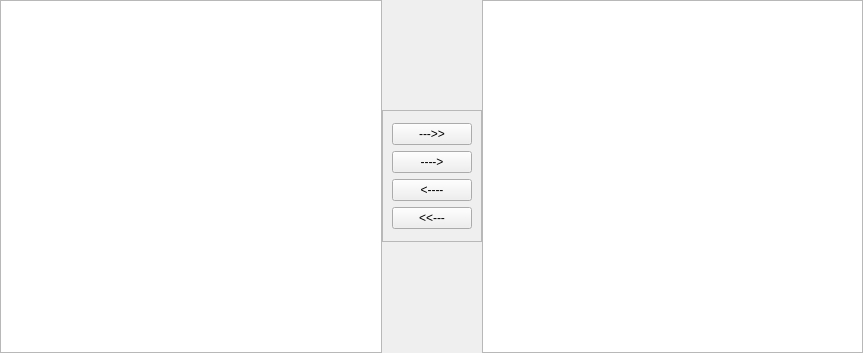
<?xml version="1.0" encoding="UTF-8"?>
<ui version="4.0">
 <class>Form</class>
 <widget class="QWidget" name="Form">
  <property name="geometry">
   <rect>
    <x>0</x>
    <y>0</y>
    <width>863</width>
    <height>353</height>
   </rect>
  </property>
  <property name="windowTitle">
   <string>Form</string>
  </property>
  <layout class="QGridLayout" name="gridLayout_2">
   <property name="margin">
    <number>0</number>
   </property>
   <property name="spacing">
    <number>0</number>
   </property>
   <item row="0" column="0">
    <layout class="QHBoxLayout" name="horizontalLayout_2">
     <item>
      <widget class="QTreeView" name="tree1"/>
     </item>
     <item>
      <widget class="QFrame" name="frame">
       <property name="maximumSize">
        <size>
         <width>16777215</width>
         <height>132</height>
        </size>
       </property>
       <property name="frameShape">
        <enum>QFrame::StyledPanel</enum>
       </property>
       <property name="frameShadow">
        <enum>QFrame::Raised</enum>
       </property>
       <layout class="QGridLayout" name="gridLayout">
        <item row="0" column="0">
         <layout class="QVBoxLayout" name="verticalLayout_3">
          <item>
           <widget class="QPushButton" name="add_all_btn">
            <property name="text">
             <string>---&gt;&gt;</string>
            </property>
           </widget>
          </item>
          <item>
           <widget class="QPushButton" name="add_btn">
            <property name="text">
             <string>----&gt;</string>
            </property>
           </widget>
          </item>
          <item>
           <widget class="QPushButton" name="remove_btn">
            <property name="text">
             <string>&lt;----</string>
            </property>
           </widget>
          </item>
          <item>
           <widget class="QPushButton" name="remove_all_btn">
            <property name="text">
             <string>&lt;&lt;---</string>
            </property>
           </widget>
          </item>
         </layout>
        </item>
       </layout>
      </widget>
     </item>
     <item>
      <widget class="QTreeView" name="tree2"/>
     </item>
    </layout>
   </item>
  </layout>
 </widget>
 <resources/>
 <connections/>
</ui>
